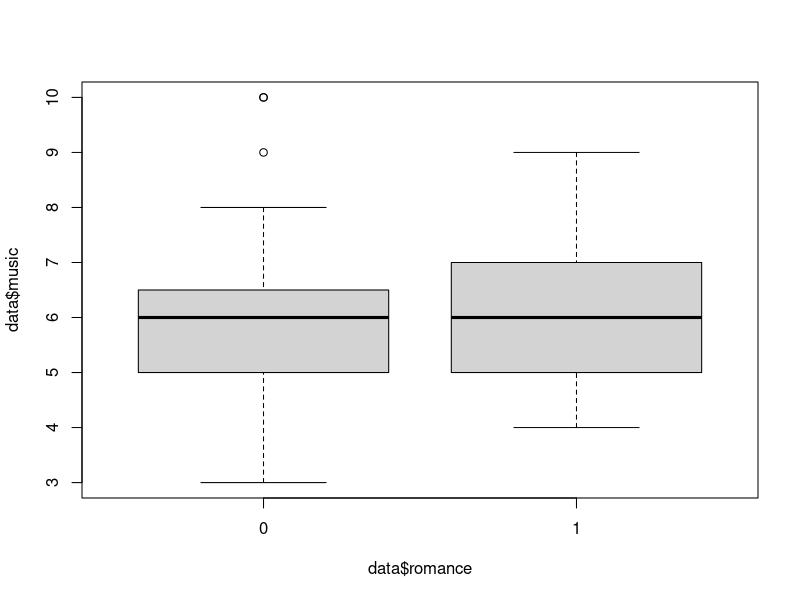
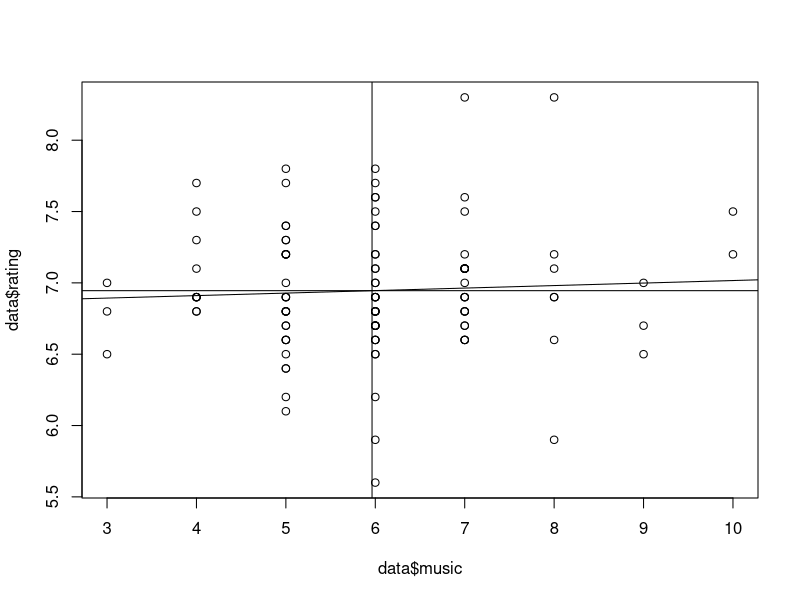
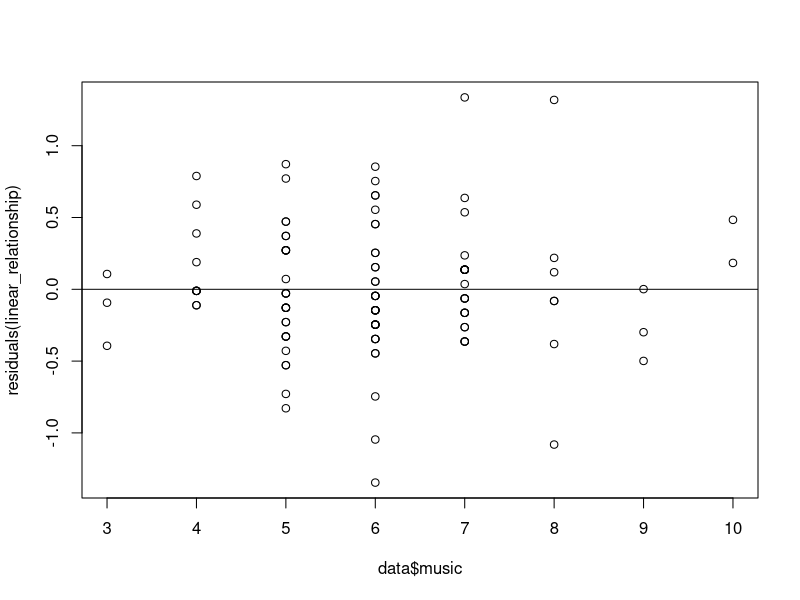

Reproduce these figures in R, in order.
# set working directory 
setwd("~/Desktop/STA215")
raw_data <- read.csv("raw_data.csv")
data <- na.omit(raw_data)

# load packages
library(readr)
library(dplyr)
library(haven)
library(psych)
library(ggplot2)

#Descriptive Statistics table 1
summary(data$music)
sd(data$music)

table(data$romance)

table(data$fourth_wall)

summary(data$rating)
sd(data$rating)
# Chi-Squared Test (Podcast & Creatures)
table(data$romance , data$fourth_wall)
chisq.test(data$romance , data$fourth_wall)



# box plot
boxplot(data$music ~ data$romance)
#ANOVA
anova_results <- aov(music ~ romance, data = data)
summary(anova_results)

#Scatter Plot
#Calculate mean lines
plot(data$music, data$rating)
mean_x <- mean(data$music) 
mean_y <- mean(data$rating) 

abline(v = mean_x)
abline(h = mean_y)

#Linear Regression
linear_relationship <- lm(data$rating ~ music, data = data)
summary(linear_relationship)
abline(linear_relationship)


# residuals plot
plot(data$music, residuals(linear_relationship))
abline(h = 0)
